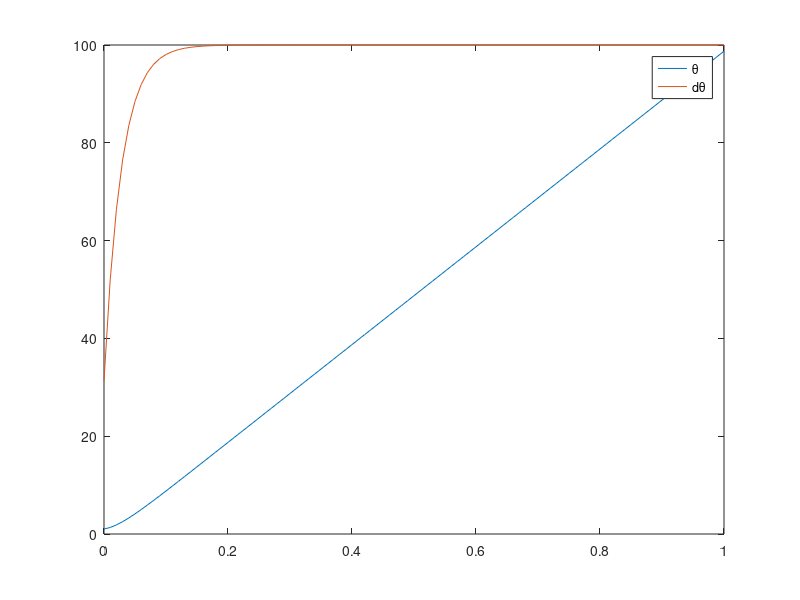

Recreate this plot in MATLAB.
clear

m = 0.1;
d = 0.01;
L = 0.1;
I = (1/3)*m*L^2;

A = [0 1; 0 -d/I];
B = [0; 1/I];
C = [1 0];
D = 0;

sys = ss(A, B, C, D);

Uc = [B A*B]
det(Uc)

Uo = [C; C*A]
det(Uo)

x0 = [1; 2];

dt = 0.01;
t = 0:dt:1;
u = 1;

x = x0;
i = 0;
for n = t
    i = i + 1;
%     x = expm(A * n) * x0;
    dx = A * x + B * u;
    x = x + dx * dt;
    x1(i) = x(1);
    x2(i) = x(2);

end

plot(t, x1, t, x2)

legend('θ', 'dθ');